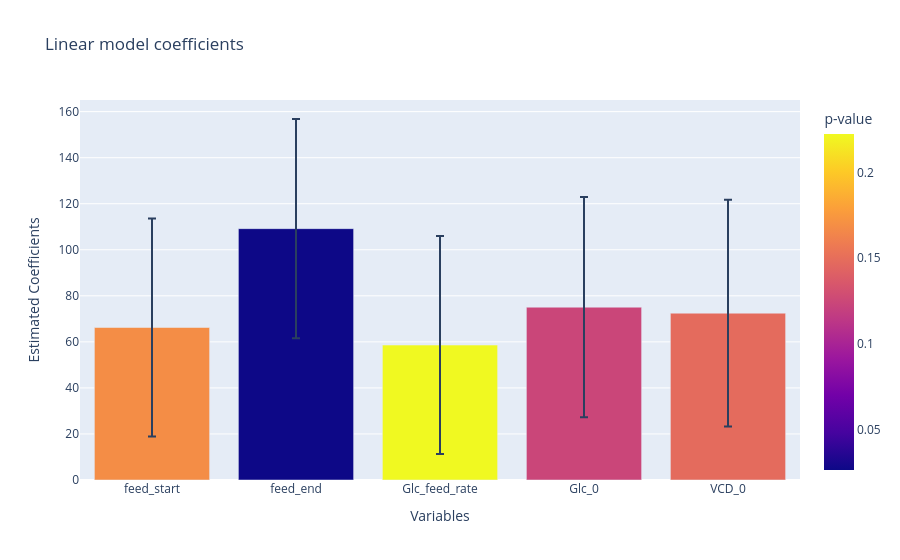

Write notebook code for a chart like this one.
### Code cell
#@title Plot the estimated coefficients with their standard errors and p-values
# Plot Model Inference
fig = px.bar(x=list(X_columns),
             y=ols_coefficients.reshape(-1), 
             title="Linear model coefficients",
             labels={'x':"Variables", 'y':"Estimated Coefficients",'color':"p-value"}, 
             error_y=ols_stderror,
             color=ols_pvalue)
fig.show()

### Figure 1 — Plotly figure (JSON) as saved in the notebook; plotly's stock layout.template omitted (floating-point values rounded to 4 significant figures)
{"data": [{"error_y": {"array": [47.33, 47.63, 47.34, 47.82, 49.21]}, "hovertemplate": "Variables=%{x}<br>Estimated Coefficients=%{y}<br>p-value=%{marker.color}<extra></extra>", "legendgroup": "", "marker": {"color": [0.1687, 0.0267, 0.2223, 0.1237, 0.148], "coloraxis": "coloraxis", "pattern": {"shape": ""}}, "name": "", "orientation": "v", "showlegend": false, "textposition": "auto", "type": "bar", "x": ["feed_start", "feed_end", "Glc_feed_rate", "Glc_0", "VCD_0"], "xaxis": "x", "y": [66.24, 109.2, 58.61, 75.06, 72.46], "yaxis": "y"}], "layout": {"barmode": "relative", "coloraxis": {"colorbar": {"title": {"text": "p-value"}}, "colorscale": [[0.0, "#0d0887"], [0.1111, "#46039f"], [0.2222, "#7201a8"], [0.3333, "#9c179e"], [0.4444, "#bd3786"], [0.5556, "#d8576b"], [0.6667, "#ed7953"], [0.7778, "#fb9f3a"], [0.8889, "#fdca26"], [1.0, "#f0f921"]]}, "legend": {"tracegroupgap": 0}, "title": {"text": "Linear model coefficients"}, "xaxis": {"anchor": "y", "domain": [0.0, 1.0], "title": {"text": "Variables"}}, "yaxis": {"anchor": "x", "domain": [0.0, 1.0], "title": {"text": "Estimated Coefficients"}}}}
